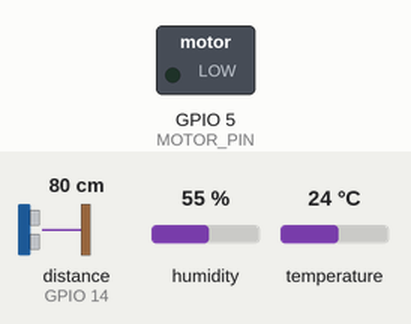
Recording of a sketch running on a simulated ESP32. Parts: switched loads named in the sketch (green lamp = pin HIGH). Wiring (inferred from the names in the program): ultrasonic range finder: trigger GPIO 12; echo GPIO 14. The test bench sets the inputs (shaded band); at power-on: distance to the obstacle (sensor on GPIO 14) 80 cm, humidity 55 %, temperature 24 °C. The echo pulse lasts 58.3 µs per cm; WiFi joins after 1.5 s; servers stay silent unless stated; pins used as bus, display or sensor lines are not drawn; what the sketch prints to the serial monitor is not drawn.

Above: at 2.7 s.
2.8 s: distance to the obstacle (sensor on GPIO 14) set to 33 cm
4.3 s: distance to the obstacle (sensor on GPIO 14) set to 27 cm
At 5.6 s:
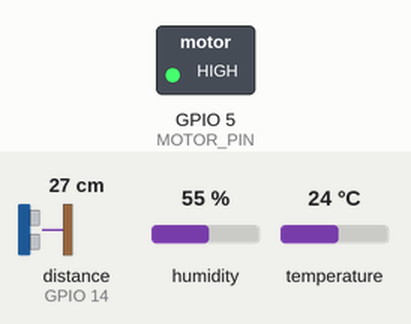
7.3 s: distance to the obstacle (sensor on GPIO 14) set to 35 cm
At 7.8 s:
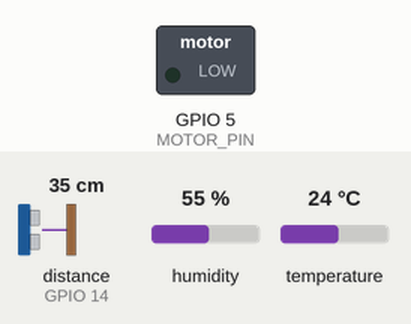
8.8 s: distance to the obstacle (sensor on GPIO 14) set to 2 cm
At 10.2 s:
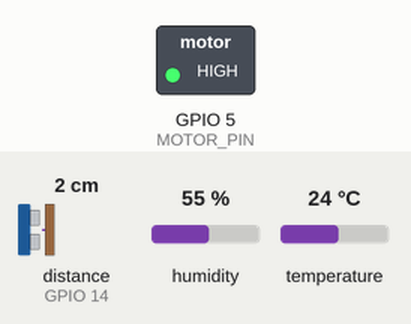
Timing chart, 0 to 11.3 s (numbered marks = the images above; inputs shaded):
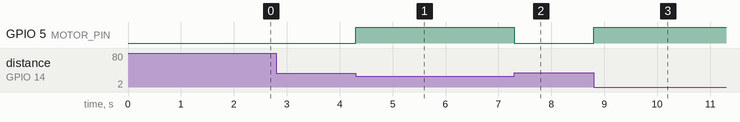

Measured:
- the behaviour switches between 31 and 30 cm on distance to the obstacle (sensor on GPIO 14) (found by bisection; images 0 and 1)
- after the input at 2.8 s, every drawn part: stays the same
- after the input at 4.3 s, GPIO 5 (MOTOR_PIN): LOW → HIGH at once
- after the input at 7.3 s, GPIO 5 (MOTOR_PIN): HIGH → LOW at once
- after the input at 8.8 s, GPIO 5 (MOTOR_PIN): LOW → HIGH at once

The sketch:

Envio-Track.ino
```cpp
#include <WebSocketsClient.h>
#include <Adafruit_Sensor.h>
#include <ArduinoJson.h>
#include <WiFi.h>
#include <DHT.h>

/* ------------ WIFI ------------ */
const char* ssid = "YOUR_WIFI";
const char* password = "YOUR_PASSWORD";

/* ------------ SERVER ------------ */
const char* host = "192.168.1.100";   // Node.js server IP
const uint16_t port = 3000;

/* ------------ DHT ------------ */
#define DHTPIN 4
#define DHTTYPE DHT11
DHT dht(DHTPIN, DHTTYPE);

/* ------------ ULTRASONIC ------------ */
#define TRIG_PIN 12
#define ECHO_PIN 14

/* ------------ MOTOR ------------ */
#define MOTOR_PIN 5

String motorState = "CLOSED";
bool autoMode = true;

/* ------------ SOCKET ------------ */
WebSocketsClient socketIo;
unsigned long lastSensorSend = 0;

/* ---------- SEND MOTOR UPDATE ---------- */
void sendMotorUpdate() {
  JsonDocument doc; // Updated for ArduinoJson v7
  JsonArray arr = doc.to<JsonArray>();

  arr.add("autoMotorUpdate");
  arr.add(motorState);

  String output;
  serializeJson(doc, output);
  // Socket.io formatted message for text: 42["event", "data"]
  socketIo.sendTXT("42" + output);
}

/* ---------- SEND SENSOR DATA ---------- */
void sendSensor(float temp, float hum, float distance) {
  JsonDocument doc;
  JsonArray arr = doc.to<JsonArray>();

  arr.add("sensorUpdate");

  JsonObject data = arr.add<JsonObject>(); // Updated for ArduinoJson v7
  data["temperature"] = temp;
  data["humidity"] = hum;
  data["distance"] = distance;
  data["motorState"] = motorState;

  String output;
  serializeJson(doc, output);
  socketIo.sendTXT("42" + output);
}

/* ---------- MOTOR CONTROL ---------- */
void setMotor(String state) {
  if(state == "OPEN") {
    digitalWrite(MOTOR_PIN, HIGH);
    motorState = "OPEN";
  } else {
    digitalWrite(MOTOR_PIN, LOW);
    motorState = "CLOSED";
  }
  sendMotorUpdate();
}

/* ---------- DISTANCE FUNCTION ---------- */
float getDistance() {
  digitalWrite(TRIG_PIN, LOW);
  delayMicroseconds(2);
  digitalWrite(TRIG_PIN, HIGH);
  delayMicroseconds(10);
  digitalWrite(TRIG_PIN, LOW);

  long duration = pulseIn(ECHO_PIN, HIGH, 30000);
  if (duration == 0) return 400; // Return max distance if no pulse

  float distance = duration * 0.034 / 2;
  return distance;
}

/* ---------- SOCKET EVENTS ---------- */
void socketIoEvent(WStype_t type, uint8_t * payload, size_t length) {
  switch(type) {
    case WStype_DISCONNECTED:
      Serial.println("[IO] Disconnected!");
      break;

    case WStype_CONNECTED:
      Serial.println("[IO] Connected to Server");
      // Required for Socket.io handshake
      socketIo.sendTXT("40");
      break;

    case WStype_TEXT: {
      String text = (char*)payload;

      // Check if it's a Socket.io event (starts with 42)
      if(text.startsWith("42")) {
        JsonDocument doc;
        deserializeJson(doc, text.substring(2));

        String eventName = doc[0];
        if(eventName == "toggleMotor") {
          autoMode = false; // manual override
          String state = doc[1];
          setMotor(state);
        }
      }
      break;
    }
    default:
      break;
  }
}

/* ---------- SETUP ---------- */
void setup() {
  Serial.begin(115200);

  pinMode(MOTOR_PIN, OUTPUT);
  pinMode(TRIG_PIN, OUTPUT);
  pinMode(ECHO_PIN, INPUT);

  digitalWrite(MOTOR_PIN, LOW);
  dht.begin();

  WiFi.begin(ssid, password);
  Serial.print("Connecting");
  while(WiFi.status() != WL_CONNECTED) {
    delay(500);
    Serial.print(".");
  }

  Serial.println("\nWiFi Connected");

  // Socket.io v4 connection string
  socketIo.begin(host, port, "/socket.io/?EIO=4&transport=websocket");
  socketIo.onEvent(socketIoEvent);
  socketIo.setReconnectInterval(5000);
}

/* ---------- LOOP ---------- */
void loop() {
  socketIo.loop();

  float distance = getDistance();
  float temp = dht.readTemperature();
  float hum = dht.readHumidity();

  /* AUTO DOOR LOGIC */
  if(autoMode) {
    if(distance > 0 && distance < 30) {
      if(motorState != "OPEN") setMotor("OPEN");
    }
    else if(distance >= 30) {
      if(motorState != "CLOSED") setMotor("CLOSED");
    }
  }

  /* SEND DATA EVERY 3s */
  if(millis() - lastSensorSend > 3000) {
    lastSensorSend = millis();
    sendSensor(temp, hum, distance);
  }
}
```
